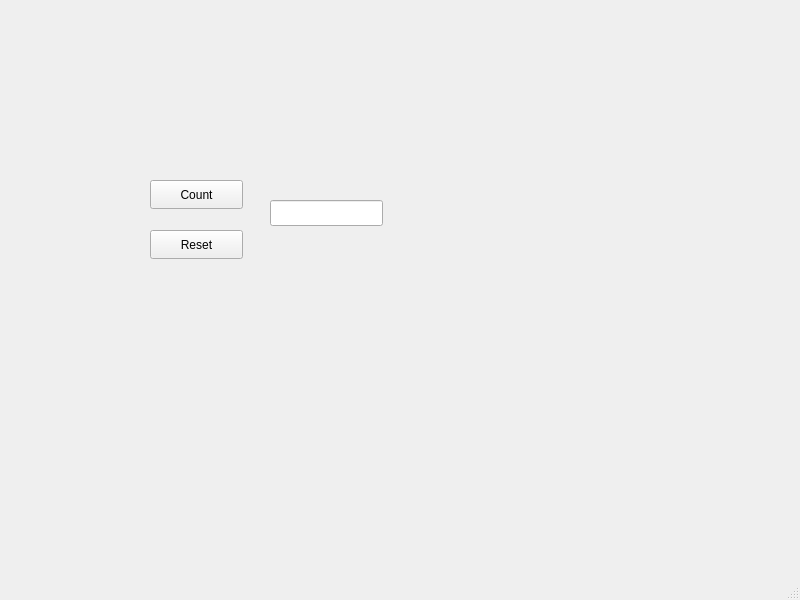
<?xml version="1.0" encoding="UTF-8"?>
<ui version="4.0">
 <class>MainWindow</class>
 <widget class="QMainWindow" name="MainWindow">
  <property name="geometry">
   <rect>
    <x>0</x>
    <y>0</y>
    <width>800</width>
    <height>600</height>
   </rect>
  </property>
  <property name="windowTitle">
   <string>MainWindow</string>
  </property>
  <widget class="QWidget" name="centralwidget">
   <widget class="QPushButton" name="Count">
    <property name="geometry">
     <rect>
      <x>150</x>
      <y>180</y>
      <width>93</width>
      <height>29</height>
     </rect>
    </property>
    <property name="text">
     <string>Count</string>
    </property>
   </widget>
   <widget class="QPushButton" name="Reset">
    <property name="geometry">
     <rect>
      <x>150</x>
      <y>230</y>
      <width>93</width>
      <height>29</height>
     </rect>
    </property>
    <property name="text">
     <string>Reset</string>
    </property>
   </widget>
   <widget class="QLineEdit" name="ikkuna">
    <property name="geometry">
     <rect>
      <x>270</x>
      <y>200</y>
      <width>113</width>
      <height>26</height>
     </rect>
    </property>
   </widget>
  </widget>
  <widget class="QMenuBar" name="menubar">
   <property name="geometry">
    <rect>
     <x>0</x>
     <y>0</y>
     <width>800</width>
     <height>26</height>
    </rect>
   </property>
  </widget>
  <widget class="QStatusBar" name="statusbar"/>
 </widget>
 <resources/>
 <connections/>
</ui>
